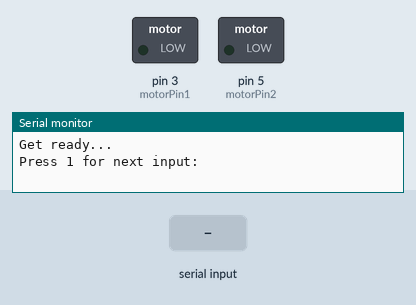
Bench run of a sketch on a simulated Arduino Uno, built with avr-gcc and run on an emulated ATmega328P. On the bench: switched loads named in the sketch (green lamp = pin HIGH), the last lines printed to the serial monitor. The inputs (shaded band) are chosen by the test bench.

Above: at 1.2 s.
1.3 s: "1 90\n" received over Serial
At 1.5 s:
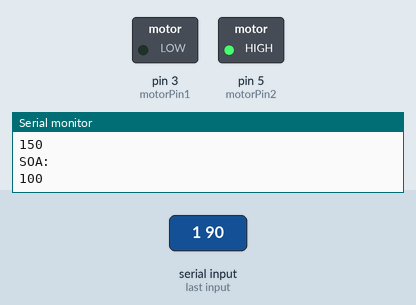
Timing chart, 0 to 4.3 s (numbered marks = the images above; inputs shaded):
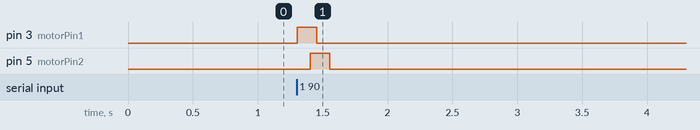

The sketch:

vibrotactile_motion.ino
```cpp
String timeData;
int motorPin1 = 3;
int motorPin2 = 5;

String combinations[42] = {"150 100", "250 300", "250 0", "250 150", "150 200", "150 50", "250 250", "150 300", "150 0", "250 100", "150 150", "250 50", "150 250", "250 200",
                           "250 150", "150 200", "250 250", "250 100", "250 50", "150 100", "150 250", "250 200", "250 300", "150 150", "150 300", "150 50", "250 0", "150 0",
                           "150 50", "250 300", "150 300", "250 0", "250 200", "150 100", "250 50", "250 150", "150 200", "150 0", "250 100", "150 150", "150 250", "250 250"};
//String combinations[1] = {"250 0"};
void setup() {
  // put your setup code here, to run once:
  Serial.begin(9600);
  pinMode(motorPin1, OUTPUT);
  pinMode(motorPin2, OUTPUT);
}

void runCode(int durationToRun, int soa){
 if(soa == 0){
    digitalWrite(motorPin1, HIGH);
    digitalWrite(motorPin2, HIGH);
    delay(durationToRun);
    digitalWrite(motorPin1, LOW);
    digitalWrite(motorPin2, LOW);
 }
  else{
  if(soa >= durationToRun){
    digitalWrite(motorPin1, HIGH); //vibrate
    delay(durationToRun);  // delay one second
    digitalWrite(motorPin1, LOW);

    delay(soa - durationToRun);

    digitalWrite(motorPin2, HIGH); //vibrate
    delay(durationToRun);  // delay one second
    digitalWrite(motorPin2, LOW);

  }

  else{
    digitalWrite(motorPin1, HIGH); //vibrate
    delay(soa);  // delay one second
    digitalWrite(motorPin2, HIGH);
    delay(durationToRun - soa);
    digitalWrite(motorPin1, LOW);
    delay(soa);
    digitalWrite(motorPin2, LOW);
  }
  }

}

void loop() {
  Serial.println("Get ready... ");
  int input;
  for (int i = 0; i < 42; i++) {
    Serial.println("Press 1 for next input: ");
    while(Serial.parseInt() != 1){
    }
    int durationToRun;
    int soa;
   int k;
for(int j=0; j < combinations[i].length(); j++){
  Serial.println(combinations[i][j]);
  if(combinations[i][j] == ' '){
     durationToRun = combinations[i].substring(0, j).toInt();
     k = j + 1;
     break;
  }
}
  soa = combinations[i].substring(k, combinations[i].length()).toInt();

   Serial.println("Duration to run:");
   Serial.println(durationToRun);
   Serial.println("SOA: ");
   Serial.println(soa);
   runCode(durationToRun, soa);
}
Serial.println("User survey completed... ");

}
```

Measured:
- after the input at 1.3 s, pin 3 (motorPin1): LOW → HIGH at once, → LOW 0.15 s later; pin 5 (motorPin2): LOW → HIGH after 0.10 s, → LOW 0.15 s later
